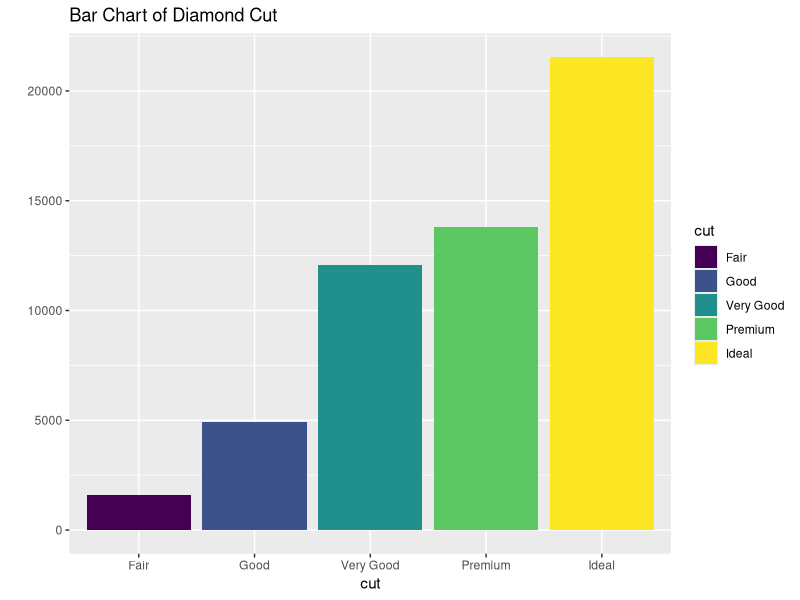
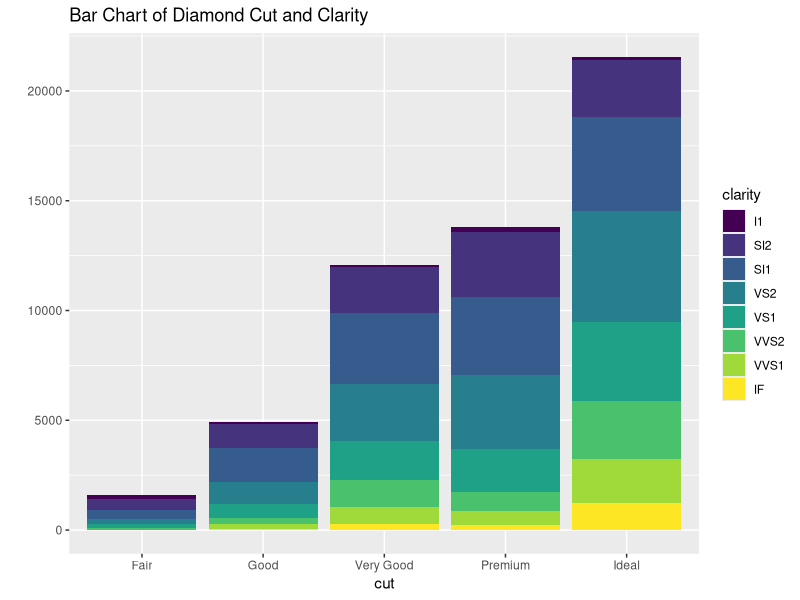
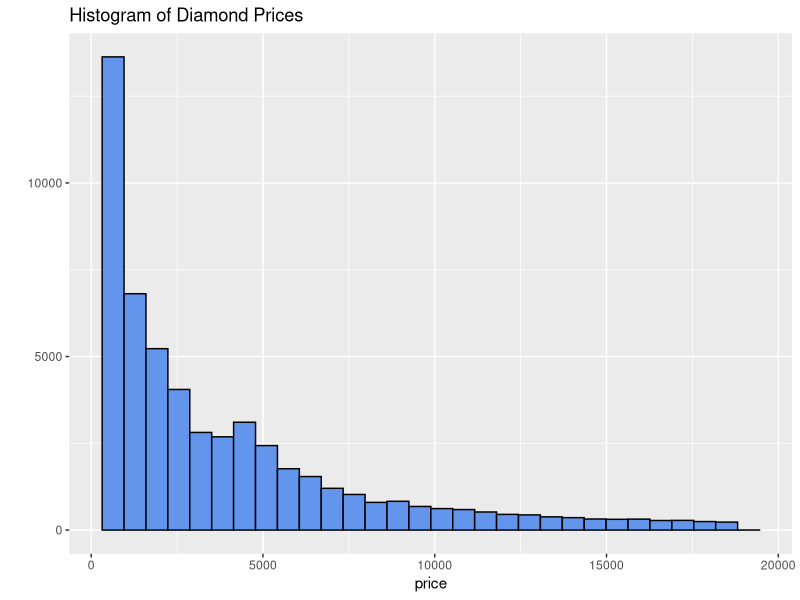
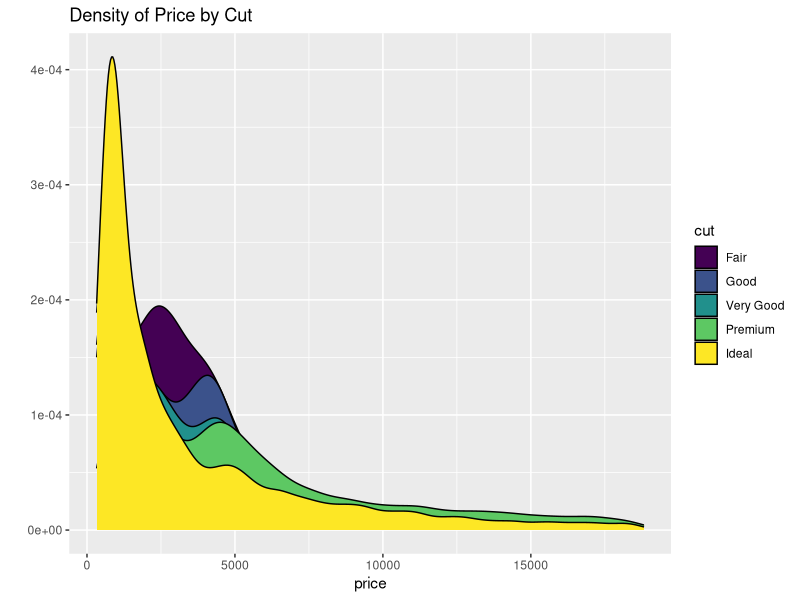
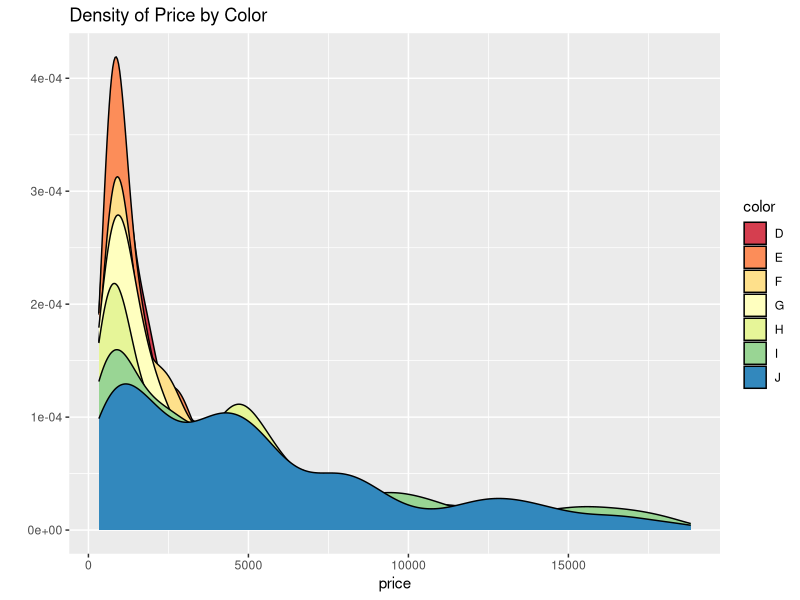
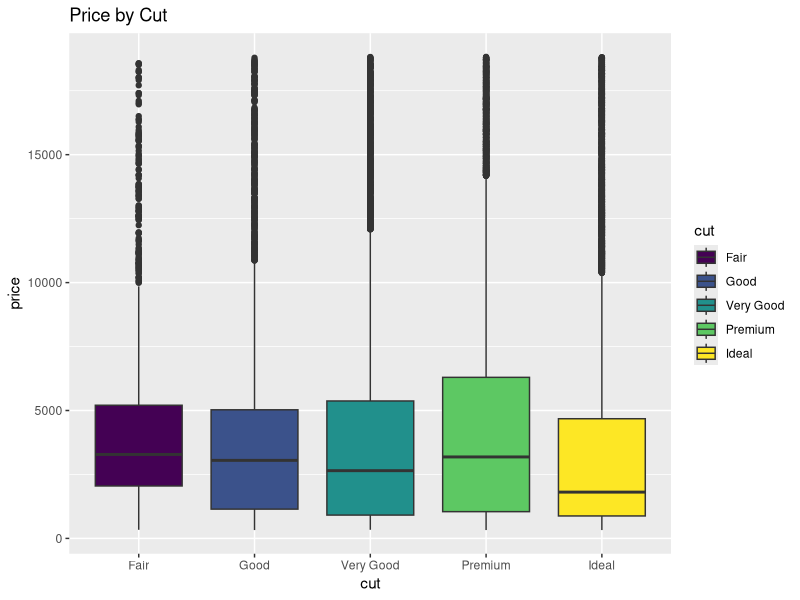
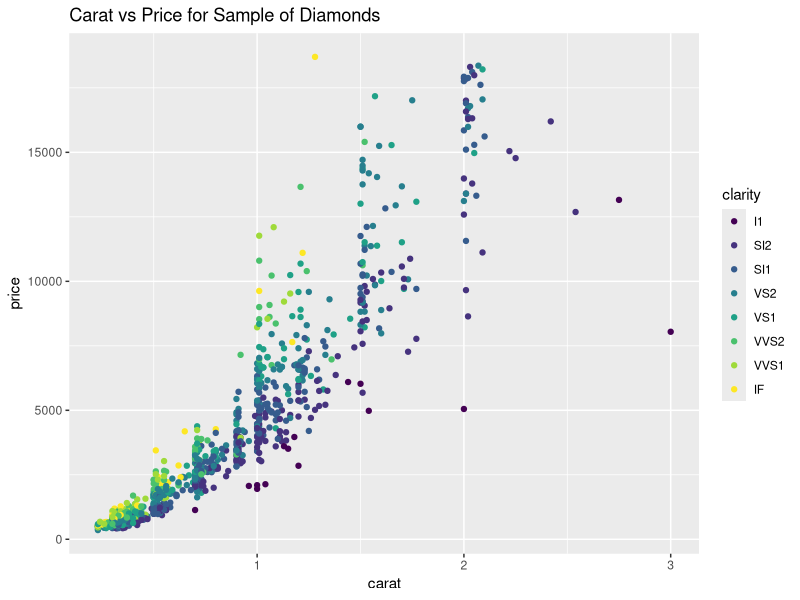
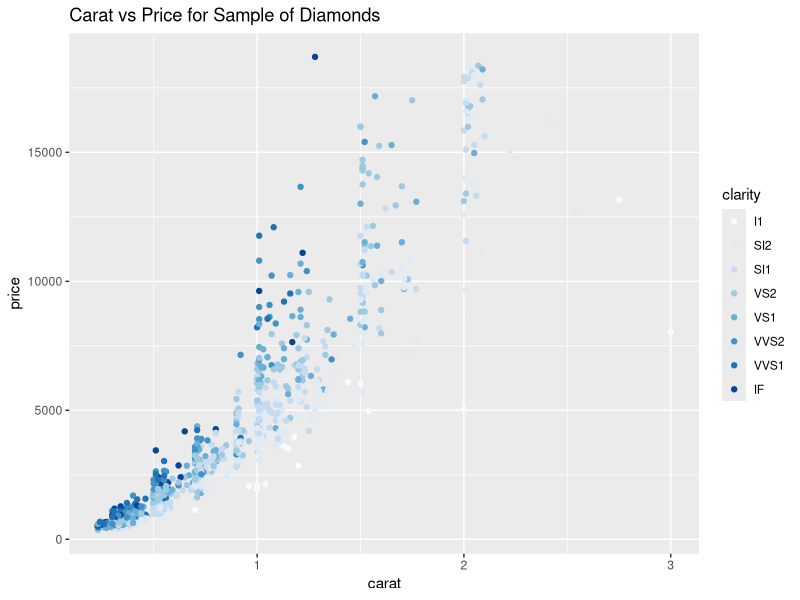

Write the R code that produced these figures, in order.
##########################################################################################################
##       An Introduction to qplot() in the ggplot2 package        ########################################
##
## The ggplot2 package is an advanced graphics package that implements the grammar of graphics. There 
## are two main functions in the package.  The first is qplot().  This function is for making a quick 
## plot.  It tends to guess as to what you want and may not give you exackly what you want.  The function 
## ggplot() gives greater control of the plot at the cost of having to specify every detail.
##
## See "docs.ggplot2.org/current/" for more details
##
## Layers in ggplot2
## 1. Data
## 2. Geometric Object (geom)
## 3. Statistical Transformation (stat)
## 4. Scales
## 5. Coordinate System
#########################################################################################################

require(ggplot2)
require(RColorBrewer)  #Color palettes for plotting
str(diamonds)

#a bar chart
qplot(cut, data=diamonds, fill=cut, 
      main="Bar Chart of Diamond Cut")

#a stacked bar chart
qplot(cut, data=diamonds, fill=clarity, geom="bar", main="Bar Chart of Diamond Cut and Clarity")

#a first histogram, note fill sets the color inside the bar, colour sets the boundary color
qplot(price, data=diamonds, geom="histogram", main="Histogram of Diamond Prices", 
      fill=I("cornflowerblue"), colour = I("black"))

#try a density plot
qplot(price, data=diamonds, geom="density", fill=cut, main="Density of Price by Cut")

#a different density plot with colors changed
qplot(price, data=diamonds, geom="density", fill=color, main="Density of Price by Color") +
  scale_fill_brewer(palette="Spectral")

#box plot
qplot(cut, price, data=diamonds, geom="boxplot", fill=cut, main="Price by Cut")

#take a sample to make the scatter plot look better
set.seed(12345)
dsamp <- diamonds[sample(nrow(diamonds), 1000), ]

#do a scatter plot
(q1 <- qplot(carat, price, data=dsamp, colour=clarity, main="Carat vs Price for Sample of Diamonds"))
  
#now play with the color of the points
q1 + scale_colour_brewer()
q1 + scale_colour_brewer(palette="Paired")

#now try seperate regressions for each type of clarity
qplot(carat, price, data=dsamp, geom=c("point", "smooth"),
      method="lm", formula=y~poly(x, 2), colour=clarity,
      main="Regression of Price on Carat for each Clarity")

#multiple plots on the page
qplot(carat, price, data=dsamp, colour=clarity, facets=~cut)


#per request some time series
#first save airquality since we are going to manupulate it 
a1 <- airquality
a1$NewDate <- as.Date(paste(a1$Month,a1$Day,"1973", sep="/"), "%m/%d/%Y")
qplot(NewDate, Ozone, data=subset(a1, !is.na(Ozone)), geom="line", main="Ozone over Time")

#another example using economics data in ggplot2 package
qplot(date, unemploy, data=economics, geom="path", main="Unemployment over Time", ylab="Unemployment (Thousands)")

#example using a time series object
str(AirPassengers)
qplot(time(AirPassengers), AirPassengers, geom="line", main="Monthly International Airline Passengers")
